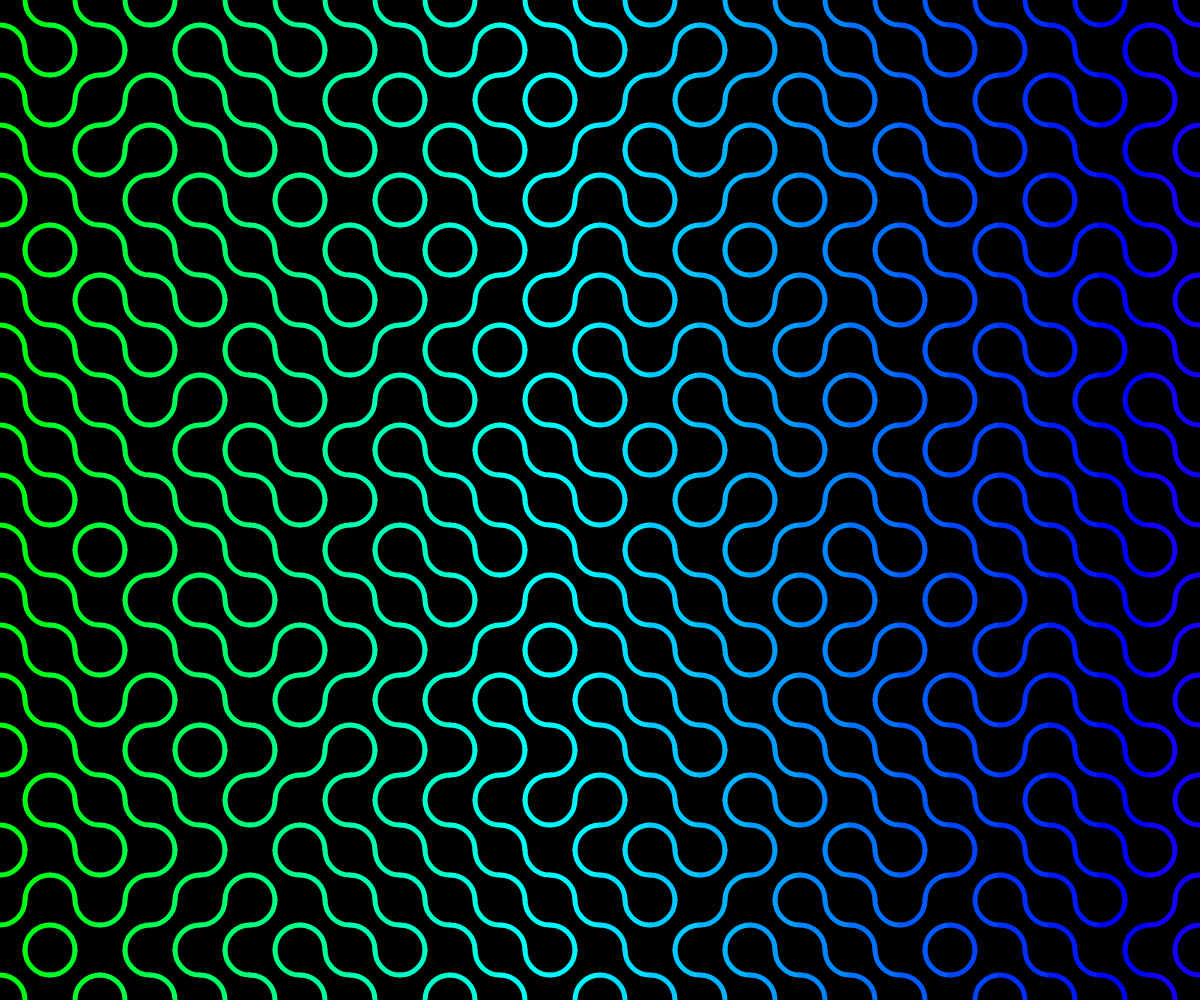
Frame 1 (no input)
Frame 60 (no input): identical to frame 1, image omitted
Frame 120 (the mouse pressed at the canvas centre since frame 60): identical to frame 1, image omitted

The p5.js sketch that drew this single still picture (run headless with seeded random() and noise() and a simulated clock; from frame 60 on, the mouse is pressed at the canvas centre):

// p5.js sketch
// ── sketch.js
function setup() {
    createCanvas(windowWidth, windowHeight);
    colorMode(HSB);
    noFill();
    background(0);
    strokeWeight(5);
    stroke(255);
    for (let i = 0; i < height; i += 50) {
        push();
        for (let j = 0; j < width; j += 50) {
            let r = int(random(3));
            stroke(map(j,0,width,125,250),360,223);
            if (r == 1) {
                arc(0, 0, 50, 50, 0, HALF_PI);
                arc(50, 50, 50, 50, -PI, -HALF_PI);
            } else {
                arc(0, 50, 50, 50, -HALF_PI, 0)
                arc(50, 0, 50, 50, PI / 2, PI);
            }
            translate(50, 0);
        }
        pop();
        translate(0, 50);
    }
}

function draw() {

}

function windowResized() {
  resizeCanvas(windowWidth, windowHeight);
  setup();
}
